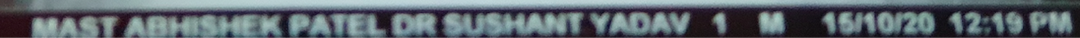
#> input picture Omega_Testing/test_img.png, 1080 x 38 px
$ jupyter execute Blur_Corrector.ipynb   (older library calls are emulated)
#> lines starting #> are read from the running program, lines starting #| are printed output that depends on the picture; after the words box and inside, x2 and y2 are one past the last pixel; in counts of white or black regions, pixels touching at a corner belong together; long printed decimals are rounded
[cell 1]
import cv2
import matplotlib.pyplot as plt
import numpy as np

[cell 2]
img = cv2.imread("test_img.png")
#> img is the input picture: shape (38, 1080, 3); mean B, G, R 110.2, 103.3, 93.1
plt.imshow(img)

[cell 3]
kernel = np.array([[-2,-2,-2], [-2,18,-2], [-2,-2,-2]])
img = cv2.filter2D(img, -1, kernel)
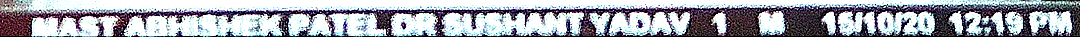
#> img: shape (38, 1080, 3); mean B, G, R 176.6, 168, 165.1
plt.imshow(img)

[cell 4]
cv2.imwrite("Corrected.jpg",img)
#> Out = True

[cell 5]
img_2 = cv2.imread("X-Ray-Images/Motion_Blur.jpg")
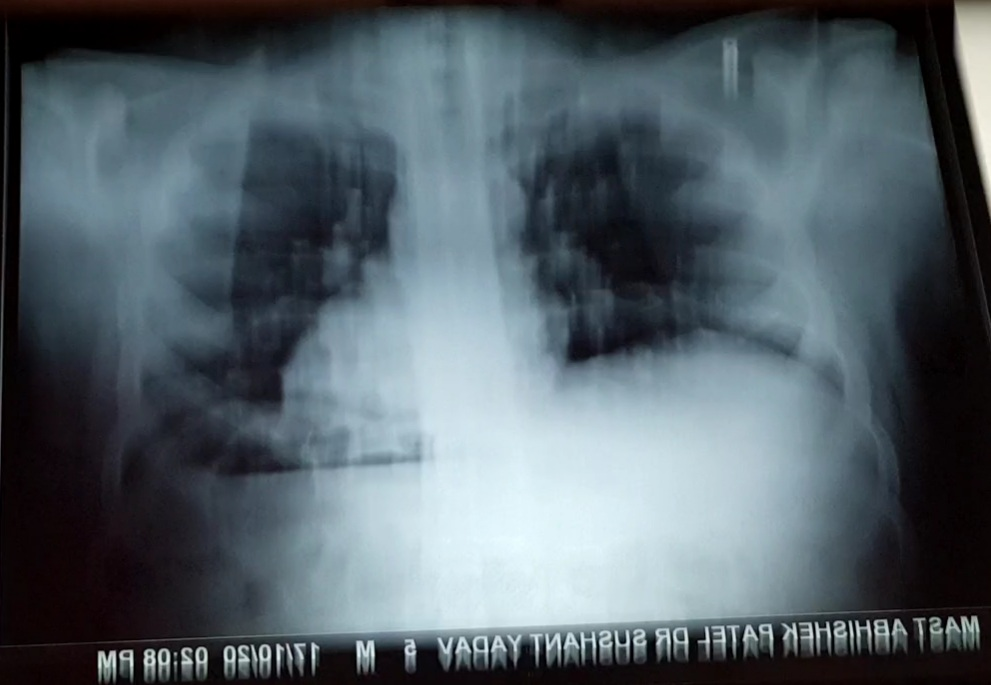
#> input picture Omega_Testing/X-Ray-Images/Motion_Blur.jpg, 991 x 685 px
#> img_2 is the input picture: shape (685, 991, 3); mean B, G, R 103.9, 96.4, 84.1
plt.imshow(img_2)

[cell 6]
close_kernel = np.ones((7,7))

canny = cv2.Canny(img_2,200,250)
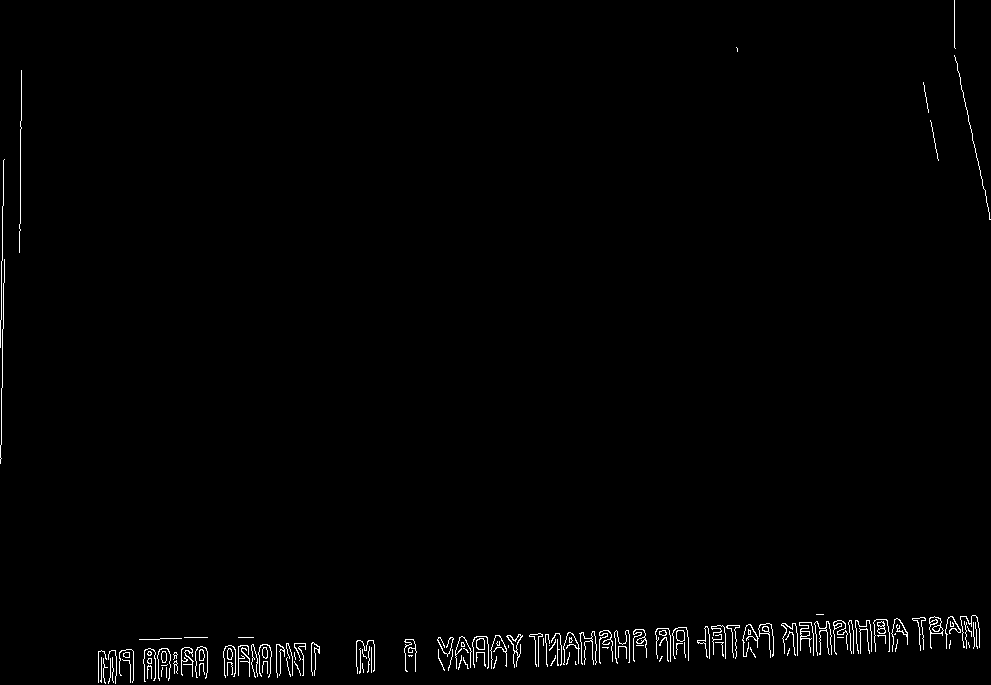
#> canny: shape (685, 991); 1% white in thin lines or dots
closing = cv2.morphologyEx(canny,cv2.MORPH_CLOSE,close_kernel)
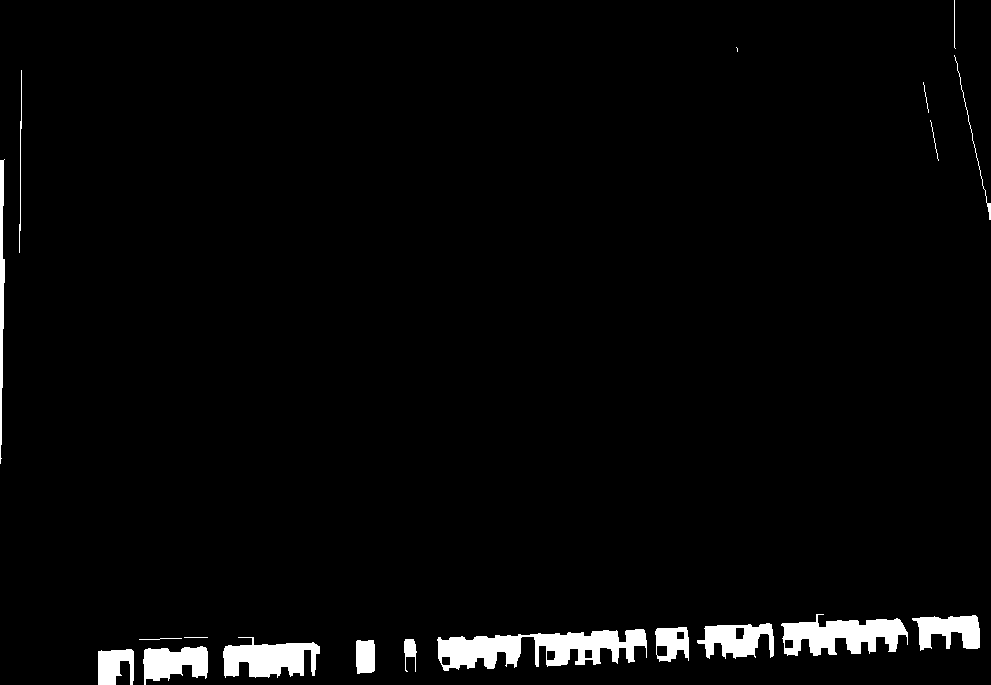
#> closing: shape (685, 991); 2.9% white; 19 white regions (1 under 20 px), largest, box (x1, y1, x2, y2) and area: (437, 629, 647, 671) 4808, (781, 614, 908, 656) 3132, (223, 637, 320, 678) 2580
cv2.imwrite("Canny_Corrected.jpg",closing)
plt.imshow(closing)

[cell 7]
img_2 = cv2.imread("X-Ray-Images/20201206_131615.jpg")
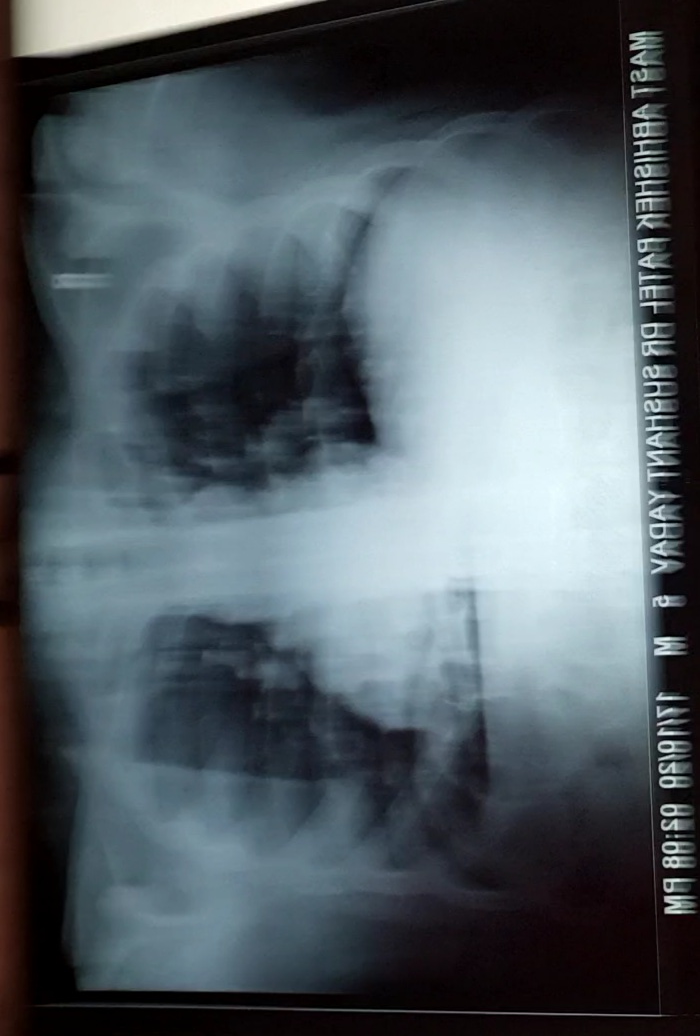
#> input picture Omega_Testing/X-Ray-Images/20201206_131615.jpg, 700 x 1036 px
#> img_2 is the input picture: shape (1036, 700, 3); mean B, G, R 99.4, 92.6, 81.8

aspect_ratio = img_2.shape[1]/img_2.shape[0]
#> aspect_ratio = 0.676

height = int(500/aspect_ratio)
#> height = 740

img_2 = cv2.resize(img_2,(500,height))
#> img_2: shape (740, 500, 3)


print(img_2.shape)
#| (740, 500, 3)

b25 = img_2[int(img_2.shape[0]*0.93):,int(img_2.shape[1]*0.35):int(img_2.shape[1])]
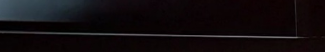
#> b25: shape (52, 325, 3); mean B, G, R 14.4, 12.1, 17.2
plt.imshow(img_2)

[cell 8]
var = cv2.Laplacian(img_2, cv2.CV_64F).var()
#> var = 178.7
print(var)
#| 178.748

[cell 9]
img_gray = cv2.cvtColor(img_2,cv2.COLOR_BGR2GRAY)
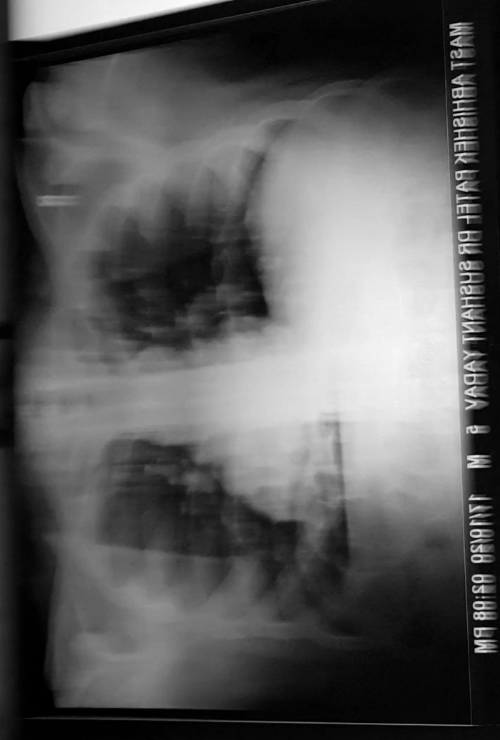
#> img_gray: shape (740, 500); min 0, max 253, mean 90.1
ret,thresh = cv2.threshold(img_gray,140,255,cv2.THRESH_BINARY_INV)
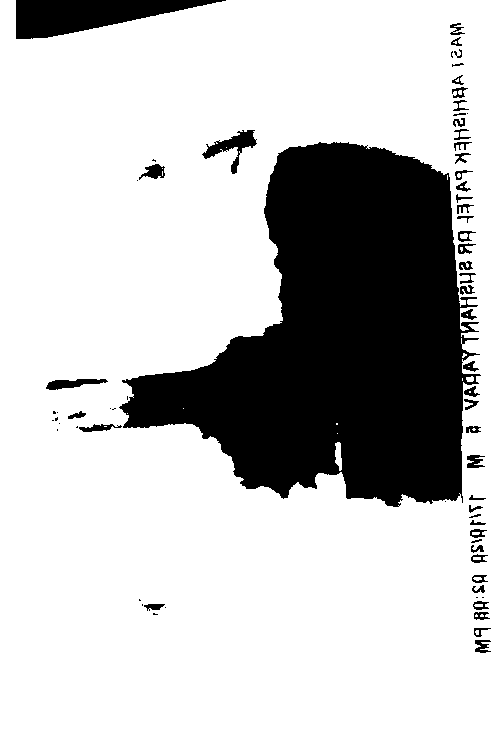
#> thresh: shape (740, 500); 76.9% white; 71 black regions (21 under 20 px), largest, box (x1, y1, x2, y2) and area: (119, 142, 481, 507) 76093, (16, 0, 226, 39) 4666, (202, 130, 257, 174) 753
cv2.imwrite("Canny_Corrected.jpg",thresh)
plt.imshow(thresh)

[cell 10]
import cv2
import matplotlib.pyplot as plt
img_2 = cv2.imread("X-Ray-Images/Viraj_Scan1.jpg")
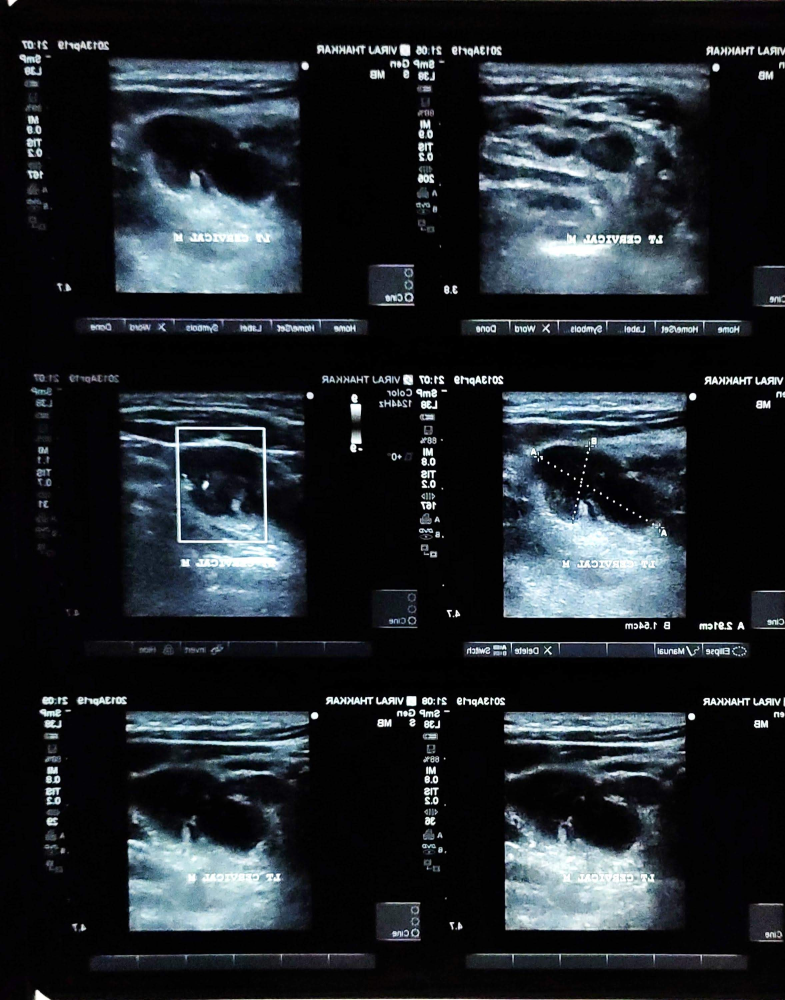
#> input picture Omega_Testing/X-Ray-Images/Viraj_Scan1.jpg, 2355 x 3000 px (shown at 1/3 size)
#> img_2 is the input picture: shape (3000, 2355, 3); mean B, G, R 44.1, 39.2, 33.5

b25 = img_2[int(img_2.shape[0]*0.93):,int(img_2.shape[1]*0.35):int(img_2.shape[1])]
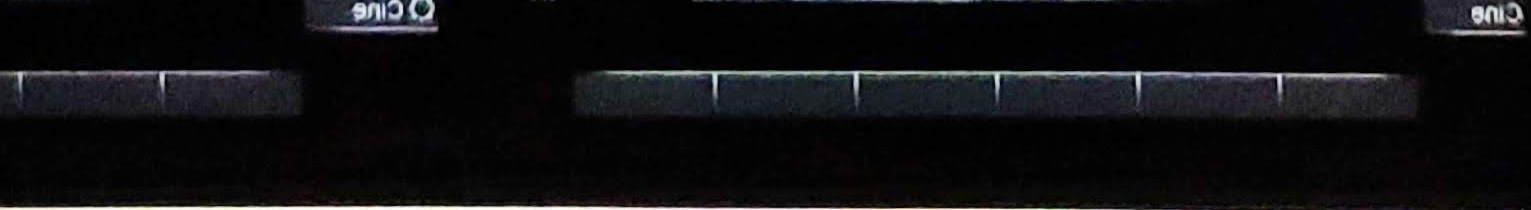
#> b25: shape (210, 1531, 3); mean B, G, R 17, 15.5, 15.6

var = cv2.Sobel(img_2,-1,1,1).var()
#> var = 36.82
print(var)
#| 36.825
plt.imshow(img_2)
